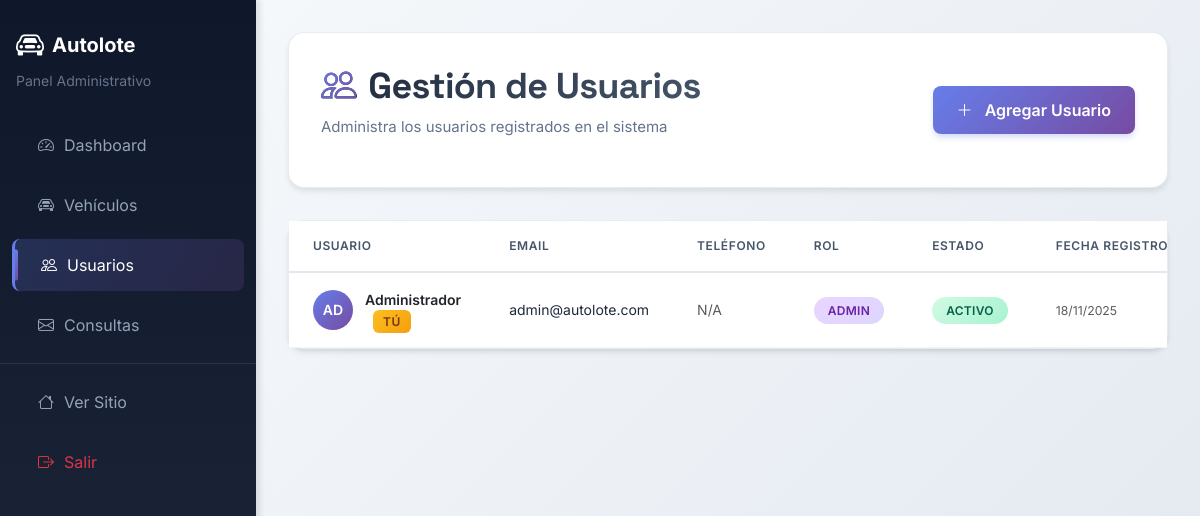
The app's page /admin/usuarios.php (signed in) with its own data.
### tables this page shows
CREATE TABLE IF NOT EXISTS usuarios (
    id INT AUTO_INCREMENT PRIMARY KEY,
    nombre VARCHAR(100) NOT NULL,
    email VARCHAR(100) UNIQUE NOT NULL,
    password VARCHAR(255) NOT NULL,
    telefono VARCHAR(50),
    tipo ENUM('admin', 'cliente') DEFAULT 'cliente',
    activo TINYINT(1) DEFAULT 1,
    fecha_registro TIMESTAMP DEFAULT CURRENT_TIMESTAMP
);

### admin/usuarios.php (the view, shortened to what this page needs)
<?php
$conn = getDBConnection();
$items_per_page = 15;
$current_page = isset($_GET['page']) ? max(1, intval($_GET['page'])) : 1;
$countStmt = $conn->query("SELECT COUNT(*) as total FROM usuarios");
$total_items = $countStmt->fetch()['total'];
$pagination_info = getPaginationInfo($total_items, $items_per_page, $current_page);
$stmt = $conn->prepare("SELECT id, nombre, email, telefono, tipo, activo, fecha_registro
    FROM usuarios
    ORDER BY fecha_registro DESC
    LIMIT ? OFFSET ?");
$stmt->execute([$items_per_page, $pagination_info['offset']]);
$usuarios = $stmt->fetchAll();
?>
<div class="page-header">
    <div>
        <h1>
            <i class="bi bi-people"></i>
            Gestión de Usuarios
        </h1>
        <p class="subtitle">Administra los usuarios registrados en el sistema</p>
    </div>
    <button type="button" class="btn btn-primary-admin" data-bs-toggle="modal" data-bs-target="#modalUsuario">
        <i class="bi bi-plus-lg me-2"></i> Agregar Usuario
    </button>
</div>
<div class="card admin-card">
    <div class="card-body p-0">
        <?php if (empty($usuarios)): ?>
            <div class="empty-state-admin">
                <i class="bi bi-people"></i>
                <p>No hay usuarios registrados</p>
            </div>
        <?php else: ?>
            <div class="table-responsive">
                <table class="table table-hover mb-0 admin-table">
                    <thead>
                        <tr>
                            <th>Usuario</th>
                            <th>Email</th>
                            <th>Teléfono</th>
                            <th>Rol</th>
                            <th>Estado</th>
                            <th>Fecha Registro</th>
                        </tr>
                    </thead>
                    <tbody>
                        <?php foreach ($usuarios as $u): ?>
                            <?php
                            $is_current_user = $u['id'] == $_SESSION['user_id'];
                            $initials = strtoupper(substr($u['nombre'], 0, 2));
                            ?>
                            <tr>
                                <td>
                                    <div class="d-flex align-items-center">
                                        <div class="user-avatar">
                                            <?= $initials ?>
                                        </div>
                                        <div>
                                            <div class="fw-semibold text-dark">
                                                <?= htmlspecialchars($u['nombre']) ?>
                                                <?php if ($is_current_user): ?>
                                                    <span class="badge-you">Tú</span>
                                                <?php endif; ?>
                                            </div>
                                        </div>
                                    </div>
                                </td>
                                <td><?= htmlspecialchars($u['email']) ?></td>
                                <td>
                                    <?= $u['telefono'] ? htmlspecialchars($u['telefono']) : '<span class="text-muted">N/A</span>' ?>
                                </td>
                                <td>
                                    <span class="badge-admin badge-<?= $u['tipo'] === 'admin' ? 'primary' : 'info' ?>-admin">
                                        <?= ucfirst($u['tipo']) ?>
                                    </span>
                                </td>
                                <td>
                                    <span class="badge-admin badge-<?= $u['activo'] ? 'success' : 'danger' ?>-admin">
                                        <?= $u['activo'] ? 'Activo' : 'Inactivo' ?>
                                    </span>
                                </td>
                                <td>
                                    <small class="text-muted">
                                        <?= date('d/m/Y', strtotime($u['fecha_registro'])) ?>
                                    </small>
                                </td>
                            </tr>
                        <?php endforeach; ?>
                    </tbody>
                </table>
            </div>
        <?php endif; ?>
    </div>
</div>
<?php
include '../includes/admin_layout.php';
?>

### assets/css/global.css (style rules this page uses)
* { margin: 0; padding: 0; box-sizing: border-box; }
body { font-family: 'Inter', sans-serif; -webkit-font-smoothing: antialiased; -moz-osx-font-smoothing: grayscale; background-color: #f8fafc; min-height: 100vh; }
h1, h2, h3, h4, h5, h6 { font-family: 'Space Grotesk', sans-serif; }
button, a, input, select, textarea { transition: opacity 0.2s ease, background-color 0.2s ease, color 0.2s ease, border-color 0.2s ease; }
.card { transition: box-shadow 0.2s ease, transform 0.2s ease; }
.btn { font-weight: 500; }

### assets/css/admin.css (style rules this page uses)
* { margin: 0; padding: 0; box-sizing: border-box; }
body { background: linear-gradient(135deg, #f8fafc 0%, #e2e8f0 100%); font-family: 'Inter', -apple-system, BlinkMacSystemFont, 'Segoe UI', sans-serif; }
.page-header { background: white; border-radius: 1rem; padding: 2rem; margin-bottom: 2rem; box-shadow: 0 4px 6px -1px rgba(0, 0, 0, 0.1); border: 1px solid rgba(226, 232, 240, 0.8); display: flex; justify-content: space-between; align-items: center; flex-wrap: wrap; gap: 1rem; }
.page-header h1 { background: linear-gradient(135deg, #1e293b 0%, #475569 100%); -webkit-background-clip: text; -webkit-text-fill-color: transparent; background-clip: text; font-size: 2.25rem; font-weight: 800; letter-spacing: -0.02em; margin: 0; display: flex; align-items: center; gap: 0.75rem; }
.page-header h1 i { background: linear-gradient(135deg, #667eea 0%, #764ba2 100%); -webkit-background-clip: text; -webkit-text-fill-color: transparent; background-clip: text; }
.page-header .subtitle { color: #64748b; font-size: 0.9375rem; margin-top: 0.5rem; }
.admin-card { border: none; border-radius: 1rem; background: white; box-shadow: 0 4px 6px -1px rgba(0, 0, 0, 0.1), 0 2px 4px -1px rgba(0, 0, 0, 0.06); border: 1px solid rgba(226, 232, 240, 0.8); transition: all 0.3s ease; }
.admin-table { font-size: 0.875rem; margin: 0; }
.admin-table thead { background: linear-gradient(135deg, #f8fafc 0%, #f1f5f9 100%); }
.admin-table thead th { font-weight: 600; color: #475569; text-transform: uppercase; font-size: 0.75rem; letter-spacing: 0.05em; padding: 1rem 1.5rem; border-bottom: 2px solid #e2e8f0; white-space: nowrap; }
.admin-table tbody td { padding: 1rem 1.5rem; vertical-align: middle; border-bottom: 1px solid #f1f5f9; color: #1e293b; }
.admin-table tbody tr { transition: all 0.2s ease; }
.btn-primary-admin { background: linear-gradient(135deg, #667eea 0%, #764ba2 100%); border: none; color: white; font-weight: 600; padding: 0.75rem 1.5rem; border-radius: 0.5rem; box-shadow: 0 4px 6px -1px rgba(102, 126, 234, 0.3); transition: all 0.3s ease; }
.badge-admin { padding: 0.375rem 0.875rem; border-radius: 9999px; font-size: 0.75rem; font-weight: 600; text-transform: uppercase; letter-spacing: 0.025em; }
.badge-success-admin { background: linear-gradient(135deg, #d1fae5 0%, #a7f3d0 100%); color: #065f46; }
.badge-primary-admin { background: linear-gradient(135deg, #e9d5ff 0%, #ddd6fe 100%); color: #6b21a8; }

### admin/usuarios.php (style rules this page uses)
.user-avatar { width: 40px; height: 40px; border-radius: 50%; background: linear-gradient(135deg, #667eea 0%, #764ba2 100%); display: flex; align-items: center; justify-content: center; color: white; font-weight: 600; font-size: 0.875rem; margin-right: 0.75rem; flex-shrink: 0; }
.badge-you { background: linear-gradient(135deg, #fbbf24 0%, #f59e0b 100%); color: #78350f; font-weight: 600; padding: 0.25rem 0.625rem; border-radius: 0.375rem; font-size: 0.75rem; text-transform: uppercase; letter-spacing: 0.05em; margin-left: 0.5rem; }

### records on screen
usuarios: nombre "AD", nombre "Administrador", shows "TÚ", email "admin@autolote.com", shows "N/A", tipo "ADMIN", activo "ACTIVO", fecha_registro "18/11/2025"

### other values on screen
$item['label'] "Dashboard"
$item['label'] "Vehículos"
$item['label'] "Usuarios"
$item['label'] "Consultas"
